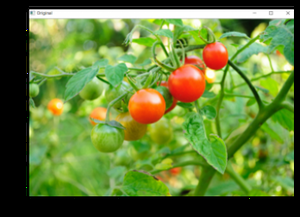
#> input picture Week1/flower.png, 300 x 217 px
$ python question6.py
#> lines starting #> are read from the running program, lines starting #| are printed output that depends on the picture
import cv2 as cv

img = cv.imread('flower.png')
#> img is the input picture: shape (217, 300, 3); mean B, G, R 55.9, 125.7, 101.5

if img is None:
    print("Error: Could not open or find the image.")
else:
    angle = 45

    # get first 2 elements
    height, width = img.shape[:2]
#> height = 217; width = 300

    #standard functions for rotating
    rotation_matrix = cv.getRotationMatrix2D((width/2, height/2), angle, 1) # center, angle, scaling
    rotated_img = cv.warpAffine(img, rotation_matrix, (width, height))
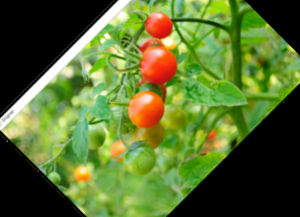
#> rotated_img: shape (217, 300, 3); mean B, G, R 47.1, 110.4, 90

    cv.imshow('Original Image', img)
    cv.imshow('Rotated Image', rotated_img)

    cv.waitKey(0)
    cv.destroyAllWindows()
